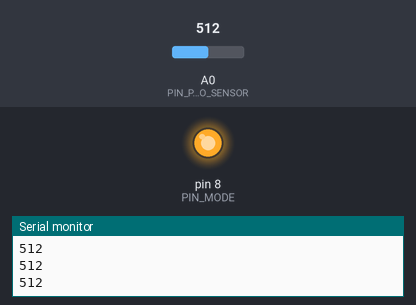
Bench run of a sketch on a simulated Arduino Uno, built with avr-gcc and run on an emulated ATmega328P. On the bench: output pins drawn as LEDs (lit = HIGH), the last lines printed to the serial monitor. The inputs (shaded band) are chosen by the test bench; at power-on: A0 (PIN_PHOTO_SENSOR) = 512.

Above: at 1.2 s.
1.3 s: A0 (PIN_PHOTO_SENSOR) set to 316
2.8 s: A0 (PIN_PHOTO_SENSOR) set to 283
At 3.2 s:
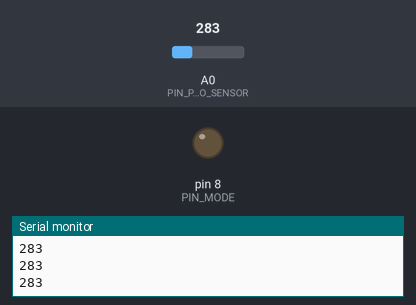
4.3 s: A0 (PIN_PHOTO_SENSOR) set to 306
At 5.5 s:
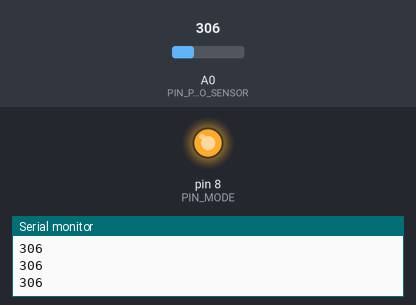
5.8 s: A0 (PIN_PHOTO_SENSOR) set to 290
At 6.7 s:
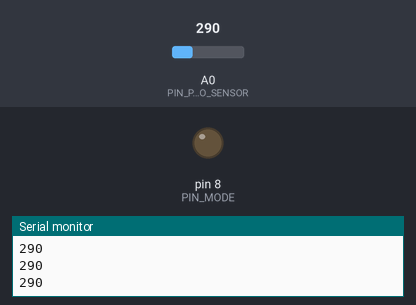
Timing chart, 0 to 8.3 s (numbered marks = the images above; inputs shaded):
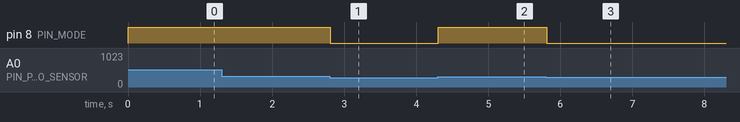

The sketch:

lightsensor.ino
```cpp
#define PIN_MODE 8
#define PIN_PHOTO_SENSOR A0

void setup() {
 Serial.begin (9600);
 pinMode (PIN_MODE, OUTPUT);

}
void loop() {
  int val = analogRead (PIN_PHOTO_SENSOR);
  Serial.println (val);
  if (val < 300) {
    digitalWrite(PIN_MODE, LOW);
  } else {
    digitalWrite (PIN_MODE, HIGH);
  }
}
```

Measured:
- the behaviour switches between 300 and 299 on A0 (PIN_PHOTO_SENSOR) (found by bisection; images 0 and 1)
- after the input at 2.8 s, pin 8 (PIN_MODE): HIGH → LOW at once
- after the input at 4.3 s, pin 8 (PIN_MODE): LOW → HIGH at once
- after the input at 5.8 s, pin 8 (PIN_MODE): HIGH → LOW at once
